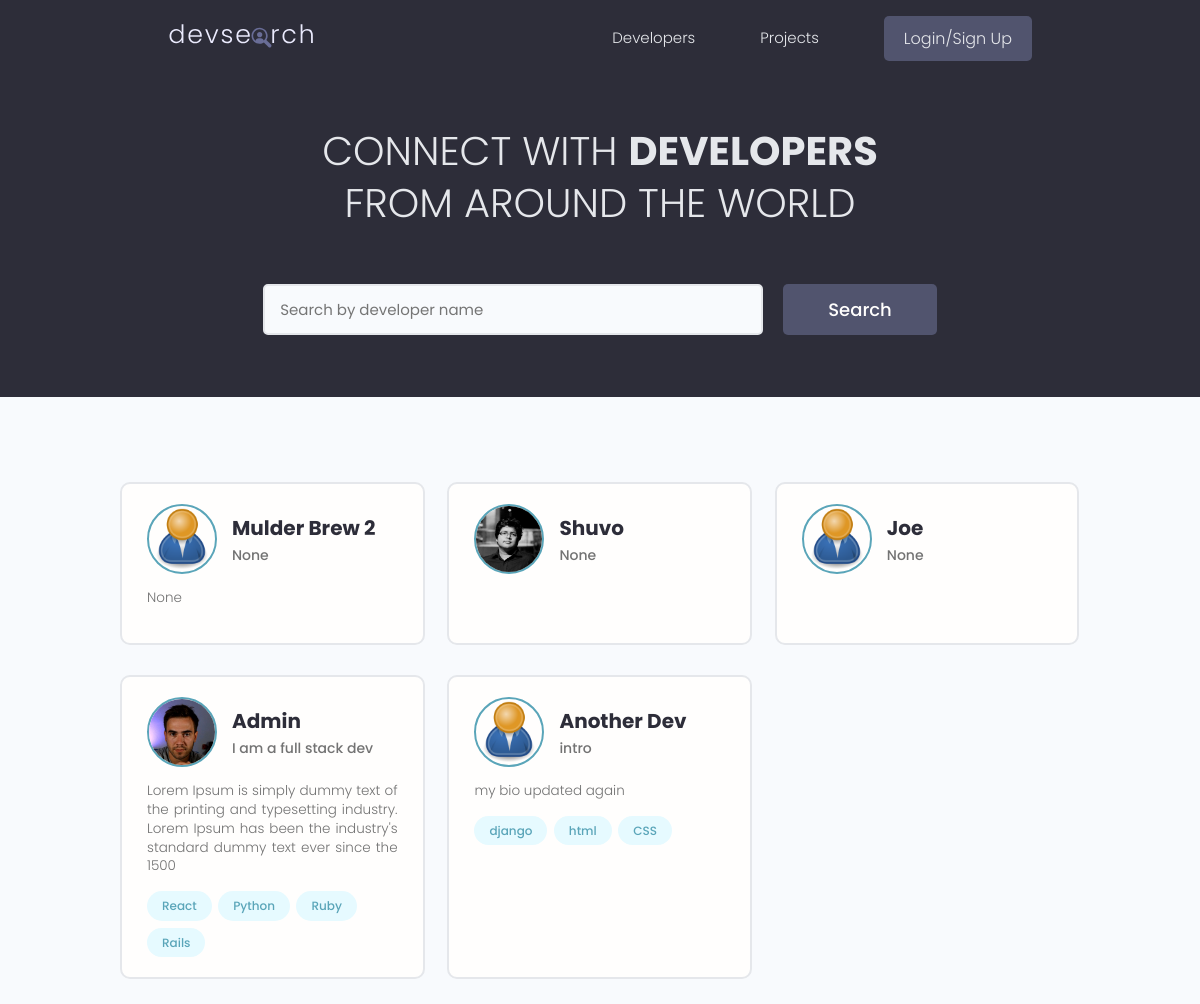
The page / on the database its author committed.
### users/models.py (models this page shows, shortened)
class Profile(models.Model):
    user = models.OneToOneField(User, on_delete=models.CASCADE, null=True, blank=True)
    username = models.CharField(max_length=200, blank=True, null=True)
    location = models.CharField(max_length=200, blank=True, null=True)
    name = models.CharField(max_length=200, blank=True, null=True)
    email = models.EmailField(max_length=500, blank=True, null=True)
    short_intro = models.CharField(max_length=200, blank=True, null=True)
    bio = models.TextField(blank=True, null=True)
    profile_image = models.ImageField(null=True, blank=True, upload_to='profiles/', default='profiles/user-default.png')
    social_github = models.CharField(max_length=200, blank=True, null=True)
    social_twitter = models.CharField(max_length=200, blank=True, null=True)
    social_linkedin = models.CharField(max_length=200, blank=True, null=True)
    social_youtube = models.CharField(max_length=200, blank=True, null=True)
    social_website = models.CharField(max_length=200, blank=True, null=True)
    created = models.DateTimeField(auto_now_add=True)
    id = models.UUIDField(default=uuid.uuid4, unique=True, primary_key=True, editable=False)

class Skill(models.Model):
    owner = models.ForeignKey(Profile, on_delete=models.CASCADE, null=True, blank=True)
    name = models.CharField(max_length=200, blank=True, null=True)
    description = models.TextField(blank=True, null=True)
    created = models.DateTimeField(auto_now_add=True)
    id = models.UUIDField(default=uuid.uuid4, unique=True, primary_key=True, editable=False)
    def __str__(self):
        return str(self.name)

### users/views.py (the view)
# urls.py: path('', views.profiles, name='profiles'),
def profiles(request):
    profiles_obj, search_query = search_profiles(request)
    custom_range, profiles_obj = paginate_util.paginate(request, profiles_obj, 6)
    context = {
        'profiles': profiles_obj,
        'search_query': search_query,
        'custom_range': custom_range
    }
    return render(request, 'users/profiles.html', context)

### users/utils.py (called while the page is built)
def search_profiles(request):
    search_query = ''
    if request.GET.get('search_query'):
        search_query = request.GET.get('search_query')
    skills = Skill.objects.filter(name__icontains=search_query)
    profiles = Profile.objects.distinct().filter(
        Q(name__icontains=search_query) |
        Q(short_intro__icontains=search_query) |
        Q(skill__in=skills)
    )
    return profiles, search_query

### utils/paginate_util.py (called while the page is built)
def paginate(request, objects, results):
    page = request.GET.get('page') or 1
    page = int(page)
    paginator = Paginator(objects, results)
    try:
        objects = paginator.page(page)
    except EmptyPage:
        page = paginator.num_pages
        objects = paginator.page(page)
    left_index = (page - 4)
    if left_index < 1:
        left_index = 1
    right_index = page + 5
    if right_index > paginator.num_pages:
        right_index = paginator.num_pages + 1
    custom_range = range(left_index, right_index)
    return custom_range, objects

### users/templates/users/profiles.html (shortened to what this page needs)
{% extends 'main.html' %}
{% block content %}
<main class="home">
    <section class="hero-section text-center">
        <div class="container container--narrow">
            <div class="hero-section__box">
                <h2>CONNECT WITH <span>DEVELOPERS</span></h2>
                <h2>FROM AROUND THE WORLD</h2>
            </div>
            <div class="hero-section__search">
                <form class="form" action="" method="get" id="search-form">
                    <div class="form__field">
                        <input class="input input--text" id="formInput#search" type="text" name="search_query"
                               placeholder="Search by developer name" value="{{ search_query }}"/>
                    </div>
                    <input class="btn btn--sub btn--lg" type="submit" value="Search"/>
                </form>
            </div>
        </div>
    </section>
    <section class="devlist">
        <div class="container">
            <div class="grid grid--three">
                {% for profile in profiles %}
                <div class="column card">
                    <div class="dev">
                        <a href="{% url 'user-profile' profile.id %}" class="card__body">
                            <div class="dev__profile">
                                <img class="avatar avatar--md" src="{{ profile.profile_image.url }}"
                                     alt="image"/>
                                <div class="dev__meta">
                                    <h3>{{ profile.name }}</h3>
                                    <h5>{{ profile.short_intro|slice:"60" }}</h5>
                                </div>
                            </div>
                            <p class="dev__info">
                                {{ profile.bio|slice:"150" }}
                            </p>
                            <div class="dev__skills">
                                {% for skill in profile.skill_set.all|slice:'4' %}
                                <span class="tag tag--pill tag--main">
                                    <small>{{ skill }}</small>
                                </span>
                                {% endfor %}
                            </div>
                        </a>
                    </div>
                </div>
                {% endfor %}
            </div>
        </div>
    </section>
</main>
{% endblock content %}

### static/styles/app.css (style rules this page uses)
:root { --color-sub: #2d2d39; }
.btn--sub { background-color: var(--color-sub-light); }
.card { border: 2px solid var(--color-light); }
img { width: 100%; }
.hero-section { height: 40vh; display: flex; align-items: center; background-color: var(--color-sub); }
.hero-section__box { margin-bottom: 4rem; }
.hero-section__box > h2, .hero-section__box > h2 > span { font-size: 4rem; color: var(--color-light); line-height: 1.3; text-transform: uppercase; }
.hero-section__box > h2 { font-weight: 300; }
.hero-section__box > h2 > span { font-weight: 700; }
.hero-section__search > .form { display: flex; align-items: center; justify-content: center; gap: 2rem; }
.hero-section__search > .form input.input--text { width: 50rem; }
.devlist { margin-top: 8rem; }
.devlist .grid { align-items: stretch; }
.devlist .dev .dev__profile { display: flex; align-items: center; gap: 1.5rem; }
.devlist .dev .dev__meta h3 { color: var(--color-sub); font-size: 2rem; font-weight: 700; }
.devlist .dev .dev__meta h5 { color: var(--color-text); font-size: 1.4rem; font-weight: 500; }
.devlist .dev .dev__info { margin: 1.5rem 0; font-size: 1.35rem; line-height: 1.4; text-align: justify; }

### static/uikit/styles/modules/_variables.css (style rules this page uses)
:root { --color-main: #5aa5b9; --color-main-light: #e6faff; --color-sub: #3f4156; --color-sub-light: #51546e; --color-sub-lighter: #ededfd; --color-text: #737373; --color-gray: #8b8b8b; --color-light: #e5e7eb; --color-light-gray: #767676; --color-bg: #f8fafd; --color-white: #fffefd; --color-white-light: #f3f3f3; --color-success: #359e64; --color-success-bg: #def8e8; --color-error: #fc4b0b; --color-error-bg: #fff2ee; --font-base: 'Poppins', arial, helvetica, 'Segoe UI', roboto, ubuntu, sans-serif; --font-monospace: 'Fira Code', 'Courier New', courier, monospace; --font-regular: 300; --font-medium: 500; --font-bold: 700; --generic-shadow: 1px 1px 5px #00000010; --generic-transition: all 0.3s ease-in-out; }

### static/uikit/styles/modules/_base.css (style rules this page uses)
* { margin: 0; padding: 0; box-sizing: border-box; text-rendering: optimizeLegibility; color: inherit; font-size: inherit; }
html { font-size: 50%; }
@media only screen and (min-width: 480px) { html { font-size: 56.25%; } }
@media only screen and (min-width: 1200px) { html { font-size: 62.5%; } }
body { line-height: 1.6; font-weight: 400; font-size: 1.5rem; color: var(--color-text); background-color: var(--color-bg); min-height: 100vh; }

### static/uikit/styles/modules/_typography.css (style rules this page uses)
* { font-family: var(--font-base); }
h2 { font-size: 3.6rem; font-weight: var(--font-bold); }
h3 { font-size: 3.2rem; font-weight: var(--font-medium); }
h5 { font-size: 2.4rem; font-weight: var(--font-medium); }
h5, h6 { font-weight: var(--font-regular); }
p, span, strong { font-size: 1.6rem; color: var(--color-text); font-weight: var(--font-regular); }
a { padding-bottom: 2px; text-decoration: none; display: inline-block; color: var(--color-main); font-weight: var(--font-medium); }

### static/uikit/styles/modules/_utilities.css (style rules this page uses)
.container { width: 92%; max-width: 165rem; margin: 0 auto; box-sizing: border-box; }
.container--narrow { width: 92%; max-width: 120rem; }
@media screen and (min-width: 1000px) { .container { width: 90%; } }
@media screen and (min-width: 1000px) { .container--narrow { width: 85%; } }
@media screen and (min-width: 1200px) { .container { width: 80%; } }
@media screen and (min-width: 1200px) { .container--narrow { width: 72%; } }
.text-center { text-align: center; }

### static/uikit/styles/modules/_avatar.css (style rules this page uses)
.avatar { border-radius: 50%; border: 2px solid var(--color-main); object-fit: cover; }
.avatar--md { height: 7rem; width: 7rem; }

### static/uikit/styles/modules/_button.css (style rules this page uses)
.btn { display: inline-block; position: relative; cursor: pointer; background-color: var(--color-light); font-weight: var(--font-medium); color: var(--color-sub); text-decoration: none; padding: 1rem 2rem; border-radius: 0.5rem; border: none; width: -webkit-fit-content; width: -moz-fit-content; width: fit-content; height: -webkit-fit-content; height: -moz-fit-content; height: fit-content; font-size: 1.6rem; outline-width: 0; outline-color: transparent; -webkit-backface-visibility: hidden; backface-visibility: hidden; transition: all 0.3s ease-in-out; }
.btn--sub { background-color: var(--color-sub); color: var(--color-white); }
.btn--lg { font-size: 1.8rem; padding: 1.2rem 4.5rem; }

### static/uikit/styles/modules/_card.css (style rules this page uses)
.card { border-radius: 1rem; background-color: var(--color-white); border: 1.5px solid var(--color-light); width: auto; height: auto; margin-top: 0.5rem; margin-bottom: 0.5rem; overflow: hidden; }
.card__body, .card__header { padding: 2rem 2.5rem; }

### rows shown on the page
Profile: profile_image (placeholder picture), name "Mulder Brew 2", short_intro "None", bio "None"
Profile: profile_image (picture), name "Shuvo", short_intro "None"
Profile: profile_image (placeholder picture), name "Joe", short_intro "None"
Profile: profile_image (picture), name "Admin", short_intro "I am a full stack dev", bio "Lorem Ipsum is simply dummy text of the printing and typesetting industry. Lorem Ipsum has been the industry's standard dummy text ever since the 1500"
Skill: name "React"
Skill: name "Python"
Skill: name "Ruby"
Skill: name "Rails"
Profile: profile_image (placeholder picture), name "Another Dev", short_intro "intro", bio "my bio updated again"
Skill: name "django"
Skill: name "html"
Skill: name "CSS"
